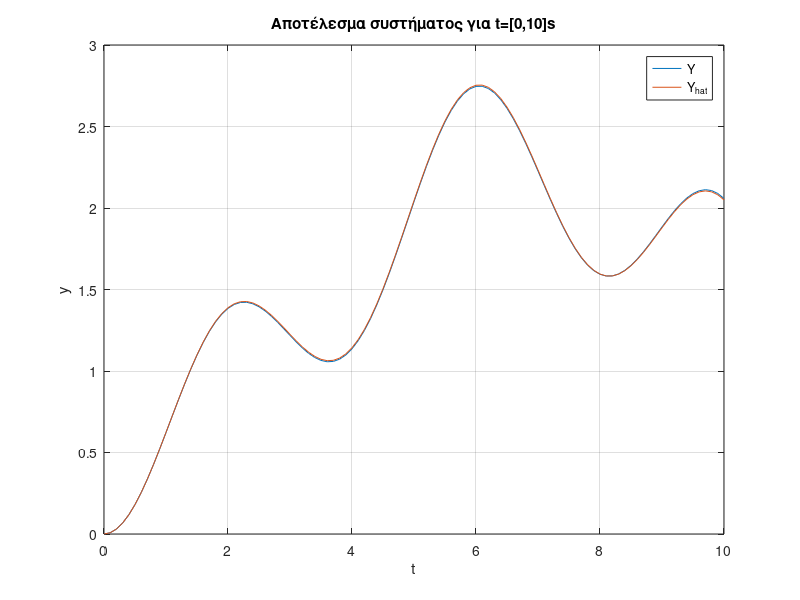
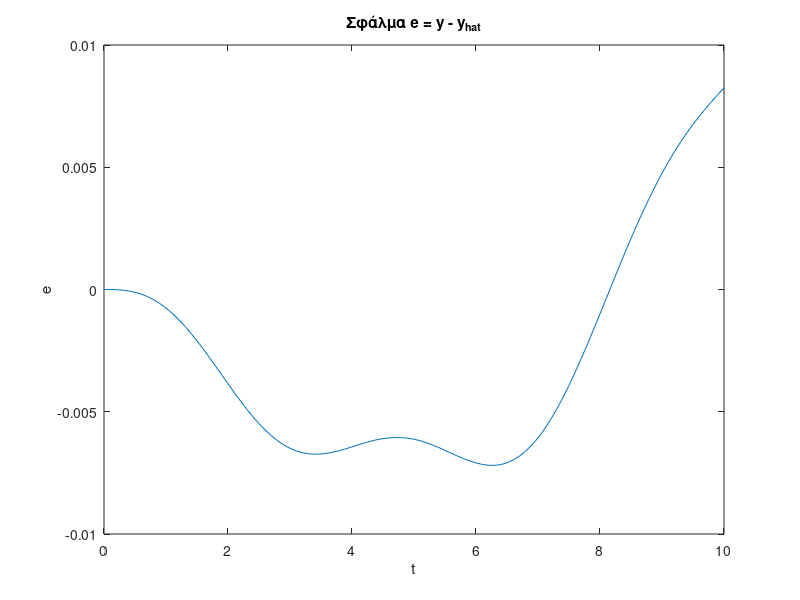

Source code (MATLAB) for these figures, in order:
clear;
clc;
close all; 
% υπολογισμός του output του συστήματος
m = 8.5;
b = 0.65;
k = 2;
u = @(t) 10*cos(0.5* pi*t) + 3;
odefun = @(t,y) [y(2); (-b*y(2) - k*y(1) + u(t))/m];
t = 0:0.1:10;
[t,y] = ode45(odefun,t,[0,0]);
Y = y(:,1);
figure()
plot(t,Y)
ylabel('y')
xlabel('t')
title('Αποτέλεσμα συστήματος για t=[0,10]s')
grid on;
hold on;

% Υπολογισμός των παραμέτρων του συστήματος χρησιμοποιώντας την μέθοδο ελαχίστων τετραγώνων.
denominator = [1,4,2]; % Ë(s) = s^2 + 4s + 2
sys = tf([-1,0],denominator); 
F(:,1) = lsim(sys,Y,t);
sys = tf(-1,denominator);
F(:,2) = lsim(sys,Y,t);
sys = tf(1,denominator);
F(:,3) = lsim(sys,u(t),t);
theta = Y'*F/(F'*F);

% υπολογισμός m,b,k παραμέτρων 
m1 = 1/theta(3);
b1 = (theta(1) + 4)*m1;
k1 = (theta(2) + 2)*m1;

%υπολογισμός του νέου output του συστήματος χρησιμοποιώντας τις νέους παραμέτρους 

odefun = @(t,y) [y(2); (-b1*y(2) - k1*y(1) + u(t))/m1];
[t,y] = ode45(odefun,t,[0,0]);
Y_bar = y(:,1);
plot(t,Y_bar);
hold off;
legend('Y','Y_{hat}');

%plot y - y_hat
e = Y - Y_bar;
figure()
plot(t,e)
ylabel('e')
xlabel('t')
title('Σφάλμα e = y - y_{hat}')